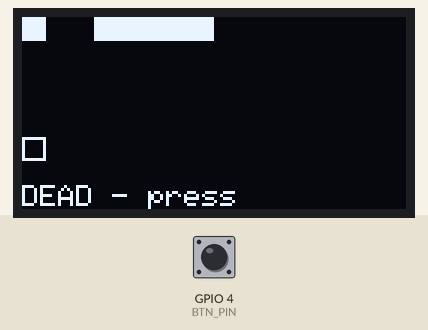
The sketch below on a simulated ESP32. Shown: 128×64 one-colour display. The test bench sets the inputs (shaded band); at power-on: GPIO 4 (BTN_PIN) HIGH. Random numbers use the default seed unless the sketch sets one.

Above: at 1.3 s.
1.4 s: GPIO 4 (BTN_PIN) pulled LOW for 0.35 s
At 2.8 s:
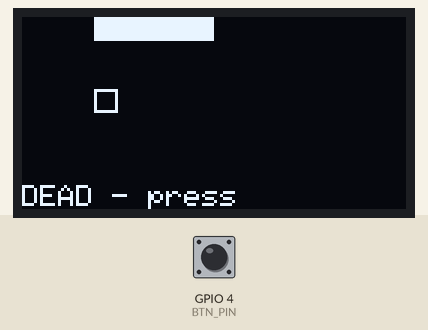
3.7 s: GPIO 4 (BTN_PIN) pulled LOW for 1 s
At 4.05 s:
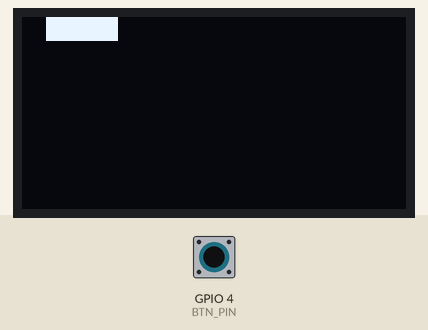
6.2 s: GPIO 4 (BTN_PIN) pulled LOW for 0.35 s
At 7.6 s:
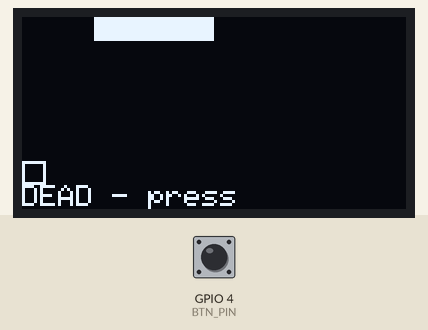
8.1 s: GPIO 4 (BTN_PIN) pulled LOW for 1 s
At 10.1 s:
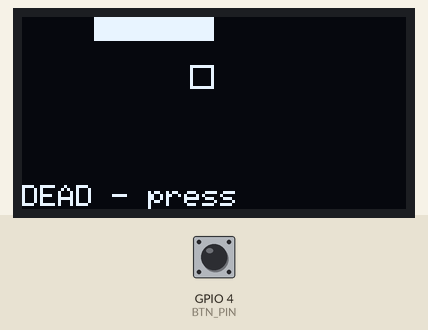
Timing chart, 0 to 11.6 s (numbered marks = the images above; inputs shaded):
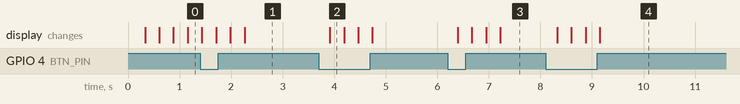

The sketch:

retro_snake.ino
```cpp
// WHY: Snake teaches arrays, game loops, and collision in 60 lines. The snake
// is a ring of (x,y) cells on an 8x8 logical grid drawn scaled-up on the OLED.
// Button changes direction; food grows you; wall or self resets the game.

#include <Wire.h>
#include <Adafruit_GFX.h>
#include <Adafruit_SSD1306.h>

#define SDA_PIN 21
#define SCL_PIN 22
#define BTN_PIN 4

Adafruit_SSD1306 display(128, 64, &Wire, -1);

const int GRID = 8, CELL = 8;          // 8x8 grid, 8px cells
int snakeX[32], snakeY[32];
int len = 3, head = 0;
int dirX = 1, dirY = 0;                // moving right
int foodX, foodY;
bool dead = false;
int lastBtn = HIGH;

void placeFood() {
  foodX = random(GRID); foodY = random(GRID);
}

void resetGame() {
  len = 3; head = 0;
  for (int i = 0; i < len; i++) { snakeX[i] = 3 - i; snakeY[i] = 0; }
  dirX = 1; dirY = 0; dead = false;
  placeFood();
}

void setup() {
  Serial.begin(115200);
  Wire.begin(SDA_PIN, SCL_PIN);
  display.begin(SSD1306_SWITCHCAPVCC, 0x3C);
  display.clearDisplay();
  display.setTextColor(SSD1306_WHITE);
  pinMode(BTN_PIN, INPUT_PULLUP);
  randomSeed(analogRead(34));
  resetGame();
}

void loop() {
  int b = digitalRead(BTN_PIN);
  if (b == LOW && lastBtn == HIGH) {
    // Rotate direction: right->down->left->up->right
    int t = dirX; dirX = -dirY; dirY = t;
  }
  lastBtn = b;

  if (!dead) {
    int nx = snakeX[head] + dirX;
    int ny = snakeY[head] + dirY;
    if (nx < 0 || nx >= GRID || ny < 0 || ny >= GRID) { dead = true; }
    else {
      for (int i = 0; i < len; i++)
        if (snakeX[i] == nx && snakeY[i] == ny) dead = true;
    }
    if (!dead) {
      int nh = (head + 1) % 32;
      if (len < 32) len++;
      snakeX[nh] = nx; snakeY[nh] = ny; head = nh;
      if (nx == foodX && ny == foodY) placeFood();
    }
  } else if (b == LOW) resetGame();

  display.clearDisplay();
  for (int i = 0; i < len; i++)
    display.fillRect(snakeX[i] * CELL, snakeY[i] * CELL, CELL, CELL, SSD1306_WHITE);
  display.drawRect(foodX * CELL, foodY * CELL, CELL, CELL, SSD1306_WHITE);
  if (dead) { display.setCursor(0, 56); display.print("DEAD - press"); }
  display.display();
  delay(250);
}
```

Measured:
- after the input at 1.4 s, the display: first changes at once (image 1 shows a later state)
- after the input at 3.7 s, the display: changes after 0.21 s (image 2)
- after the input at 6.2 s, the display: first changes after 0.20 s (image 3 shows a later state)
- after the input at 8.1 s, the display: first changes after 0.22 s (image 4 shows a later state)
